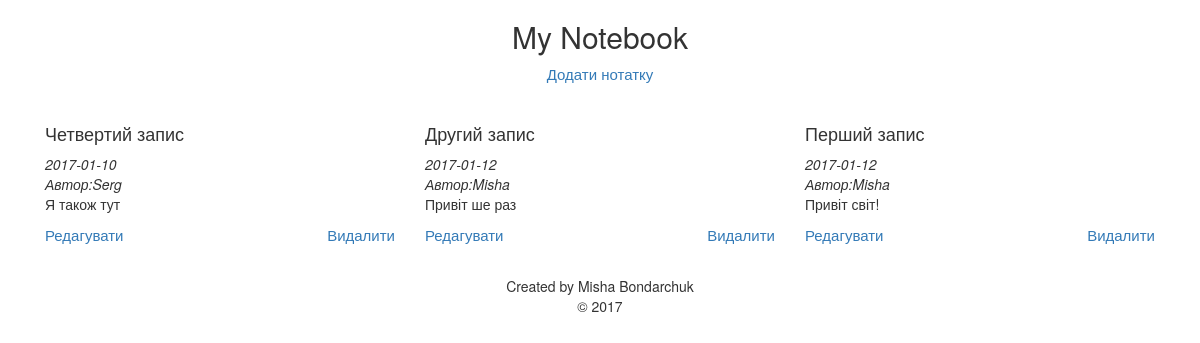
The page / on the database its author committed.
### tables this page shows
CREATE TABLE IF NOT EXISTS `notebook` (
  `id` int(11) NOT NULL,
  `title` varchar(100) NOT NULL,
  `content` text NOT NULL,
  `nickname` varchar(100) NOT NULL,
  `date` date NOT NULL
);

### models/notes.php (called while the page is built, shortened)
<?php
function noteAll($link){
    $query = " SELECT * FROM notebook ORDER BY id DESC ";
    $result = mysqli_query( $link, $query);
    $n = mysqli_num_rows ($result);
    $articles = array();
    for($i = 0;$i < $n; $i++ ){
        $row = mysqli_fetch_assoc($result);
        $articles[] = $row;
    }
    return $articles;
}

### views/home_page.php (the view, shortened to what this page needs)
<DOCTYPE html>
<html>
    <head>
        <link rel="stylesheet" type="text/css" href="views/style.css">
        <link rel="stylesheet" href="https://maxcdn.bootstrapcdn.com/bootstrap/3.3.7/css/bootstrap.min.css">
    </head>
    <body>
        <header>
            <h2>My Notebook</h2>
            <a href="index.php?action=add">Додати нотатку</a><br>
        </header>
        <div class="container">
            <?php if($notes) foreach ($notes as $a):?>
                <div class="note col-lg-4 col-sm-6 col-xs-12">
                    <h4><?=$a['title']?></h4>
                    <em><?=$a['date']?></em><br>
                    <em>Автор:<?=$a['nickname']?></em>
                    <p><?=$a['content']?></p>
                    <a class="edit" href="index.php?action=edit&id=<?=$a['id']?>">Редагувати</a>
                    <a class="delete" href="index.php?action=delete&id=<?=$a['id']?>">Видалити</a>
                </div>
            <?php endforeach; ?>
        </div>
		<footer>
            <p>Created by Misha Bondarchuk<br>&copy; 2017</p>
        </footer>
    </body>
</html>

### index.php (shortened to what this page needs)
<?php
require_once ("DB.php");
require_once("models/notes.php");
$link = dbConnect();
if(isset($_GET['action'])){
    $action = $_GET['action'];
} else {
    $action = "";
}
if($action == "add") {
    if (!empty($_POST)) {
        noteAdd($link, $_POST['title'], $_POST['date'], $_POST['content'], $_POST['nickname']);
        header("Location: index.php");
    }
    include("views/post_creation_page.php");
} elseif ($action == "delete"){
    $id = (int)$_GET['id'];
    $article = noteDelete($link, $id);
    header("Location: index.php");
} else {
    $notes = noteAll($link);
    include("views/home_page.php");
}

### views/style.css (style rules this page uses)
a { font-size: 15px; }
.note { margin-top: 30px; margin-bottom: 30px; }
.note p { text-align: justify; }
footer, header { text-align: center; }
.delete { float: right; }
.edit { text-align: left; }

### rows shown on the page
notebook: title "Четвертий запис", date "2017-01-10", nickname "Serg", content "Я також тут"
notebook: title "Другий запис", date "2017-01-12", nickname "Misha", content "Привіт ше раз"
notebook: title "Перший запис", date "2017-01-12", nickname "Misha", content "Привіт світ!"
